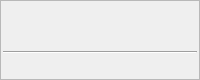
            <widget class="QFrame" name="navButtonsFrame" >
             <property name="sizePolicy" >
              <sizepolicy vsizetype="Minimum" hsizetype="Preferred" >
               <horstretch>0</horstretch>
               <verstretch>0</verstretch>
              </sizepolicy>
             </property>
             <property name="minimumSize" >
              <size>
               <width>16</width>
               <height>80</height>
              </size>
             </property>
             <property name="maximumSize" >
              <size>
               <width>16777215</width>
               <height>80</height>
              </size>
             </property>
             <property name="frameShape" >
              <enum>QFrame::StyledPanel</enum>
             </property>
             <property name="frameShadow" >
              <enum>QFrame::Raised</enum>
             </property>
             <layout class="QVBoxLayout" >
              <property name="spacing" >
               <number>2</number>
              </property>
              <property name="margin" >
               <number>2</number>
              </property>
              <item>
               <layout class="QHBoxLayout" >
                <property name="spacing" >
                 <number>0</number>
                </property>
                <property name="margin" >
                 <number>0</number>
                </property>
                <item>
                 <widget class="QPushButton" name="navFirst" >
                  <property name="maximumSize" >
                   <size>
                    <width>20</width>
                    <height>16777215</height>
                   </size>
                  </property>
                  <property name="focusPolicy" >
                   <enum>Qt::NoFocus</enum>
                  </property>
                  <property name="text" >
                   <string/>
                  </property>
                  <property name="icon" >
                   <iconset resource="board.qrc" >
                    <normaloff>:/new/prefix1/ressources/pics/2leftarrow.png</normaloff>:/new/prefix1/ressources/pics/2leftarrow.png</iconset>
                  </property>
                  <property name="flat" >
                   <bool>true</bool>
                  </property>
                 </widget>
                </item>
                <item>
                 <widget class="QPushButton" name="navBackward" >
                  <property name="maximumSize" >
                   <size>
                    <width>20</width>
                    <height>16777215</height>
                   </size>
                  </property>
                  <property name="focusPolicy" >
                   <enum>Qt::NoFocus</enum>
                  </property>
                  <property name="text" >
                   <string/>
                  </property>
                  <property name="icon" >
                   <iconset resource="board.qrc" >
                    <normaloff>:/new/prefix1/ressources/pics/previous.png</normaloff>:/new/prefix1/ressources/pics/previous.png</iconset>
                  </property>
                  <property name="flat" >
                   <bool>true</bool>
                  </property>
                 </widget>
                </item>
                <item>
                 <widget class="QPushButton" name="navForward" >
                  <property name="maximumSize" >
                   <size>
                    <width>20</width>
                    <height>16777215</height>
                   </size>
                  </property>
                  <property name="focusPolicy" >
                   <enum>Qt::NoFocus</enum>
                  </property>
                  <property name="text" >
                   <string/>
                  </property>
                  <property name="icon" >
                   <iconset resource="board.qrc" >
                    <normaloff>:/new/prefix1/ressources/pics/next.png</normaloff>:/new/prefix1/ressources/pics/next.png</iconset>
                  </property>
                  <property name="flat" >
                   <bool>true</bool>
                  </property>
                 </widget>
                </item>
                <item>
                 <widget class="QPushButton" name="navLast" >
                  <property name="maximumSize" >
                   <size>
                    <width>20</width>
                    <height>16777215</height>
                   </size>
                  </property>
                  <property name="focusPolicy" >
                   <enum>Qt::NoFocus</enum>
                  </property>
                  <property name="text" >
                   <string/>
                  </property>
                  <property name="icon" >
                   <iconset resource="board.qrc" >
                    <normaloff>:/new/prefix1/ressources/pics/2rightarrow.png</normaloff>:/new/prefix1/ressources/pics/2rightarrow.png</iconset>
                  </property>
                  <property name="flat" >
                   <bool>true</bool>
                  </property>
                 </widget>
                </item>
               </layout>
              </item>
              <item>
               <layout class="QHBoxLayout" >
                <property name="spacing" >
                 <number>6</number>
                </property>
                <property name="margin" >
                 <number>0</number>
                </property>
                <item>
                 <widget class="QPushButton" name="navPrevComment" >
                  <property name="maximumSize" >
                   <size>
                    <width>20</width>
                    <height>16777215</height>
                   </size>
                  </property>
                  <property name="focusPolicy" >
                   <enum>Qt::NoFocus</enum>
                  </property>
                  <property name="text" >
                   <string/>
                  </property>
                  <property name="icon" >
                   <iconset resource="board.qrc" >
                    <normaloff>:/new/prefix1/ressources/pics/previous_comment.png</normaloff>:/new/prefix1/ressources/pics/previous_comment.png</iconset>
                  </property>
                  <property name="flat" >
                   <bool>true</bool>
                  </property>
                 </widget>
                </item>
                <item>
                 <widget class="QPushButton" name="navIntersection" >
                  <property name="maximumSize" >
                   <size>
                    <width>20</width>
                    <height>16777215</height>
                   </size>
                  </property>
                  <property name="focusPolicy" >
                   <enum>Qt::NoFocus</enum>
                  </property>
                  <property name="text" >
                   <string/>
                  </property>
                  <property name="icon" >
                   <iconset resource="board.qrc" >
                    <normaloff>:/new/prefix1/ressources/pics/goto_move.png</normaloff>:/new/prefix1/ressources/pics/goto_move.png</iconset>
                  </property>
                  <property name="flat" >
                   <bool>true</bool>
                  </property>
                 </widget>
                </item>
                <item>
                 <widget class="QPushButton" name="navNextComment" >
                  <property name="maximumSize" >
                   <size>
                    <width>20</width>
                    <height>16777215</height>
                   </size>
                  </property>
                  <property name="focusPolicy" >
                   <enum>Qt::NoFocus</enum>
                  </property>
                  <property name="text" >
                   <string/>
                  </property>
                  <property name="icon" >
                   <iconset resource="board.qrc" >
                    <normaloff>:/new/prefix1/ressources/pics/next_comment.png</normaloff>:/new/prefix1/ressources/pics/next_comment.png</iconset>
                  </property>
                  <property name="flat" >
                   <bool>true</bool>
                  </property>
                 </widget>
                </item>
               </layout>
              </item>
              <item>
               <widget class="Line" name="line_2" >
                <property name="orientation" >
                 <enum>Qt::Horizontal</enum>
                </property>
               </widget>
              </item>
              <item>
               <layout class="QHBoxLayout" >
                <property name="spacing" >
                 <number>0</number>
                </property>
                <property name="margin" >
                 <number>0</number>
                </property>
                <item>
                 <widget class="QPushButton" name="navStartVar" >
                  <property name="maximumSize" >
                   <size>
                    <width>20</width>
                    <height>28</height>
                   </size>
                  </property>
                  <property name="focusPolicy" >
                   <enum>Qt::NoFocus</enum>
                  </property>
                  <property name="text" >
                   <string/>
                  </property>
                  <property name="icon" >
                   <iconset resource="board.qrc" >
                    <normaloff>:/new/prefix1/ressources/pics/top.png</normaloff>:/new/prefix1/ressources/pics/top.png</iconset>
                  </property>
                  <property name="flat" >
                   <bool>true</bool>
                  </property>
                 </widget>
                </item>
                <item>
                 <widget class="QPushButton" name="navPrevVar" >
                  <property name="maximumSize" >
                   <size>
                    <width>20</width>
                    <height>16777215</height>
                   </size>
                  </property>
                  <property name="focusPolicy" >
                   <enum>Qt::NoFocus</enum>
                  </property>
                  <property name="text" >
                   <string/>
                  </property>
                  <property name="icon" >
                   <iconset resource="board.qrc" >
                    <normaloff>:/new/prefix1/ressources/pics/up.png</normaloff>:/new/prefix1/ressources/pics/up.png</iconset>
                  </property>
                  <property name="flat" >
                   <bool>true</bool>
                  </property>
                 </widget>
                </item>
                <item>
                 <widget class="QPushButton" name="navMainBranch" >
                  <property name="maximumSize" >
                   <size>
                    <width>20</width>
                    <height>16777215</height>
                   </size>
                  </property>
                  <property name="focusPolicy" >
                   <enum>Qt::NoFocus</enum>
                  </property>
                  <property name="text" >
                   <string/>
                  </property>
                  <property name="icon" >
                   <iconset resource="board.qrc" >
                    <normaloff>:/new/prefix1/ressources/pics/reload.png</normaloff>:/new/prefix1/ressources/pics/reload.png</iconset>
                  </property>
                  <property name="flat" >
                   <bool>true</bool>
                  </property>
                 </widget>
                </item>
                <item>
                 <widget class="QPushButton" name="navNextVar" >
                  <property name="maximumSize" >
                   <size>
                    <width>20</width>
                    <height>16777215</height>
                   </size>
                  </property>
                  <property name="focusPolicy" >
                   <enum>Qt::NoFocus</enum>
                  </property>
                  <property name="text" >
                   <string/>
                  </property>
                  <property name="icon" >
                   <iconset resource="board.qrc" >
                    <normaloff>:/new/prefix1/ressources/pics/down.png</normaloff>:/new/prefix1/ressources/pics/down.png</iconset>
                  </property>
                  <property name="flat" >
                   <bool>true</bool>
                  </property>
                 </widget>
                </item>
                <item>
                 <widget class="QPushButton" name="navNextBranch" >
                  <property name="maximumSize" >
                   <size>
                    <width>20</width>
                    <height>16777215</height>
                   </size>
                  </property>
                  <property name="focusPolicy" >
                   <enum>Qt::NoFocus</enum>
                  </property>
                  <property name="text" >
                   <string/>
                  </property>
                  <property name="icon" >
                   <iconset resource="board.qrc" >
                    <normaloff>:/new/prefix1/ressources/pics/bottom.png</normaloff>:/new/prefix1/ressources/pics/bottom.png</iconset>
                  </property>
                  <property name="flat" >
                   <bool>true</bool>
                  </property>
                 </widget>
                </item>
               </layout>
              </item>
             </layout>
            </widget>
